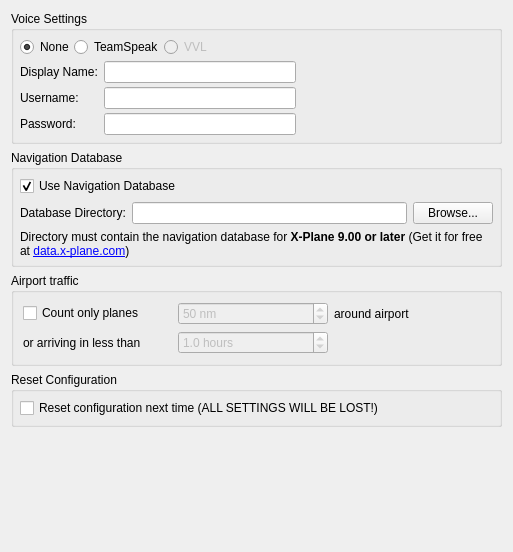
     <widget class="QWidget" name="specialTab">
      <attribute name="title">
       <string>Special</string>
      </attribute>
      <layout class="QVBoxLayout" name="verticalLayout">
       <item>
        <widget class="QGroupBox" name="groupBoxVoice">
         <property name="title">
          <string>Voice Settings</string>
         </property>
         <layout class="QGridLayout" name="_2">
          <property name="verticalSpacing">
           <number>4</number>
          </property>
          <property name="margin">
           <number>6</number>
          </property>
          <item row="0" column="0" colspan="3">
           <layout class="QHBoxLayout" name="_3">
            <item>
             <widget class="QRadioButton" name="rbNone">
              <property name="text">
               <string>None</string>
              </property>
              <property name="checked">
               <bool>true</bool>
              </property>
             </widget>
            </item>
            <item>
             <widget class="QRadioButton" name="rbTeamSpeak">
              <property name="text">
               <string>TeamSpeak</string>
              </property>
              <property name="checked">
               <bool>false</bool>
              </property>
             </widget>
            </item>
            <item>
             <widget class="QRadioButton" name="rbVRC">
              <property name="enabled">
               <bool>false</bool>
              </property>
              <property name="text">
               <string>VVL</string>
              </property>
             </widget>
            </item>
            <item>
             <spacer>
              <property name="orientation">
               <enum>Qt::Horizontal</enum>
              </property>
              <property name="sizeHint" stdset="0">
               <size>
                <width>40</width>
                <height>20</height>
               </size>
              </property>
             </spacer>
            </item>
           </layout>
          </item>
          <item row="1" column="0">
           <widget class="QLabel" name="label_44">
            <property name="text">
             <string>Display Name:</string>
            </property>
            <property name="buddy">
             <cstring>editVoiceCallsign</cstring>
            </property>
           </widget>
          </item>
          <item row="1" column="1">
           <widget class="QLineEdit" name="editVoiceCallsign"/>
          </item>
          <item row="2" column="0">
           <widget class="QLabel" name="label_45">
            <property name="text">
             <string>Username:</string>
            </property>
            <property name="buddy">
             <cstring>editVoiceUser</cstring>
            </property>
           </widget>
          </item>
          <item row="2" column="1">
           <widget class="QLineEdit" name="editVoiceUser"/>
          </item>
          <item row="3" column="0">
           <widget class="QLabel" name="label_46">
            <property name="text">
             <string>Password:</string>
            </property>
            <property name="buddy">
             <cstring>editVoicePassword</cstring>
            </property>
           </widget>
          </item>
          <item row="3" column="1">
           <widget class="QLineEdit" name="editVoicePassword">
            <property name="echoMode">
             <enum>QLineEdit::Password</enum>
            </property>
           </widget>
          </item>
          <item row="2" column="2">
           <spacer>
            <property name="orientation">
             <enum>Qt::Horizontal</enum>
            </property>
            <property name="sizeHint" stdset="0">
             <size>
              <width>40</width>
              <height>20</height>
             </size>
            </property>
           </spacer>
          </item>
          <item row="1" column="2">
           <spacer>
            <property name="orientation">
             <enum>Qt::Horizontal</enum>
            </property>
            <property name="sizeHint" stdset="0">
             <size>
              <width>40</width>
              <height>20</height>
             </size>
            </property>
           </spacer>
          </item>
          <item row="3" column="2">
           <spacer>
            <property name="orientation">
             <enum>Qt::Horizontal</enum>
            </property>
            <property name="sizeHint" stdset="0">
             <size>
              <width>40</width>
              <height>20</height>
             </size>
            </property>
           </spacer>
          </item>
         </layout>
        </widget>
       </item>
       <item>
        <widget class="QGroupBox" name="groupBoxDatabase">
         <property name="title">
          <string>Navigation Database</string>
         </property>
         <layout class="QVBoxLayout" name="_4">
          <property name="spacing">
           <number>6</number>
          </property>
          <property name="margin">
           <number>6</number>
          </property>
          <item>
           <widget class="QCheckBox" name="cbUseNavDatabase">
            <property name="text">
             <string>Use Navigation Database</string>
            </property>
            <property name="checked">
             <bool>true</bool>
            </property>
           </widget>
          </item>
          <item>
           <layout class="QHBoxLayout" name="_5">
            <item>
             <widget class="QLabel" name="label_4">
              <property name="text">
               <string>Database Directory:</string>
              </property>
              <property name="buddy">
               <cstring>editNavdir</cstring>
              </property>
             </widget>
            </item>
            <item>
             <widget class="QLineEdit" name="editNavdir"/>
            </item>
            <item>
             <widget class="QPushButton" name="browseNavdirButton">
              <property name="text">
               <string>Browse...</string>
              </property>
              <property name="flat">
               <bool>false</bool>
              </property>
             </widget>
            </item>
           </layout>
          </item>
          <item>
           <widget class="QLabel" name="label_5">
            <property name="text">
             <string>Directory must contain the navigation database for &lt;strong&gt;X-Plane 9.00 or later&lt;/strong&gt; (Get it for free at &lt;a href=&quot;http://data.x-plane.com&quot;&gt;data.x-plane.com&lt;/a&gt;)</string>
            </property>
            <property name="wordWrap">
             <bool>true</bool>
            </property>
            <property name="openExternalLinks">
             <bool>true</bool>
            </property>
           </widget>
          </item>
         </layout>
        </widget>
       </item>
       <item>
        <widget class="QGroupBox" name="groupBoxAirportTraffic">
         <property name="title">
          <string>Airport traffic</string>
         </property>
         <layout class="QGridLayout" name="gridLayout">
          <item row="0" column="0">
           <widget class="QCheckBox" name="cbFilterTraffic">
            <property name="text">
             <string>Count only planes </string>
            </property>
           </widget>
          </item>
          <item row="0" column="1">
           <widget class="QSpinBox" name="spFilterDistance">
            <property name="enabled">
             <bool>false</bool>
            </property>
            <property name="suffix">
             <string> nm</string>
            </property>
            <property name="prefix">
             <string/>
            </property>
            <property name="maximum">
             <number>9999</number>
            </property>
            <property name="singleStep">
             <number>5</number>
            </property>
            <property name="value">
             <number>50</number>
            </property>
           </widget>
          </item>
          <item row="2" column="3">
           <spacer name="horizontalSpacer">
            <property name="orientation">
             <enum>Qt::Horizontal</enum>
            </property>
           </spacer>
          </item>
          <item row="2" column="0">
           <widget class="QLabel" name="label_50">
            <property name="text">
             <string>or arriving in less than</string>
            </property>
            <property name="buddy">
             <cstring>spFilterArriving</cstring>
            </property>
           </widget>
          </item>
          <item row="0" column="2">
           <widget class="QLabel" name="label_49">
            <property name="text">
             <string>around airport</string>
            </property>
            <property name="buddy">
             <cstring>spFilterDistance</cstring>
            </property>
           </widget>
          </item>
          <item row="0" column="3">
           <spacer name="horizontalSpacer_2">
            <property name="orientation">
             <enum>Qt::Horizontal</enum>
            </property>
           </spacer>
          </item>
          <item row="2" column="1">
           <widget class="QDoubleSpinBox" name="spFilterArriving">
            <property name="enabled">
             <bool>false</bool>
            </property>
            <property name="prefix">
             <string/>
            </property>
            <property name="suffix">
             <string> hours</string>
            </property>
            <property name="decimals">
             <number>1</number>
            </property>
            <property name="singleStep">
             <double>0.100000000000000</double>
            </property>
            <property name="value">
             <double>1.000000000000000</double>
            </property>
           </widget>
          </item>
         </layout>
        </widget>
       </item>
       <item>
        <widget class="QGroupBox" name="groupBoxResetConfigration">
         <property name="title">
          <string>Reset Configuration</string>
         </property>
         <layout class="QVBoxLayout" name="_6">
          <property name="margin">
           <number>6</number>
          </property>
          <item>
           <widget class="QCheckBox" name="cbResetConfiguration">
            <property name="text">
             <string>Reset configuration next time (ALL SETTINGS WILL BE LOST!)</string>
            </property>
           </widget>
          </item>
         </layout>
        </widget>
       </item>
       <item>
        <spacer name="spacer">
         <property name="orientation">
          <enum>Qt::Vertical</enum>
         </property>
         <property name="sizeHint" stdset="0">
          <size>
           <width>491</width>
           <height>114</height>
          </size>
         </property>
        </spacer>
       </item>
      </layout>
     </widget>
